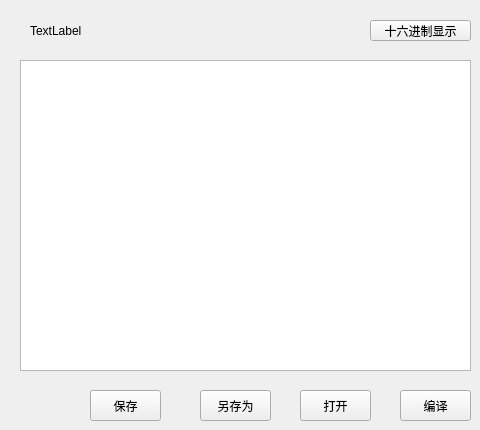
      <widget class="QWidget" name="page_6">
       <widget class="QTextEdit" name="textEditApp">
        <property name="geometry">
         <rect>
          <x>20</x>
          <y>60</y>
          <width>451</width>
          <height>311</height>
         </rect>
        </property>
       </widget>
       <widget class="QLabel" name="label_TextPath">
        <property name="geometry">
         <rect>
          <x>30</x>
          <y>20</y>
          <width>281</width>
          <height>21</height>
         </rect>
        </property>
        <property name="text">
         <string>TextLabel</string>
        </property>
       </widget>
       <widget class="QPushButton" name="pushButton_toHex">
        <property name="geometry">
         <rect>
          <x>370</x>
          <y>20</y>
          <width>101</width>
          <height>21</height>
         </rect>
        </property>
        <property name="text">
         <string>十六进制显示</string>
        </property>
       </widget>
       <widget class="QPushButton" name="pushButton_textEditor_save">
        <property name="geometry">
         <rect>
          <x>90</x>
          <y>390</y>
          <width>71</width>
          <height>31</height>
         </rect>
        </property>
        <property name="text">
         <string>保存</string>
        </property>
       </widget>
       <widget class="QPushButton" name="pushButton_textEditor_saveAs">
        <property name="geometry">
         <rect>
          <x>200</x>
          <y>390</y>
          <width>71</width>
          <height>31</height>
         </rect>
        </property>
        <property name="text">
         <string>另存为</string>
        </property>
       </widget>
       <widget class="QPushButton" name="pushButton_textEditor_open">
        <property name="geometry">
         <rect>
          <x>300</x>
          <y>390</y>
          <width>71</width>
          <height>31</height>
         </rect>
        </property>
        <property name="text">
         <string>打开</string>
        </property>
       </widget>
       <widget class="QPushButton" name="pushButton_compile">
        <property name="geometry">
         <rect>
          <x>400</x>
          <y>390</y>
          <width>71</width>
          <height>31</height>
         </rect>
        </property>
        <property name="text">
         <string>编译</string>
        </property>
       </widget>
      </widget>
